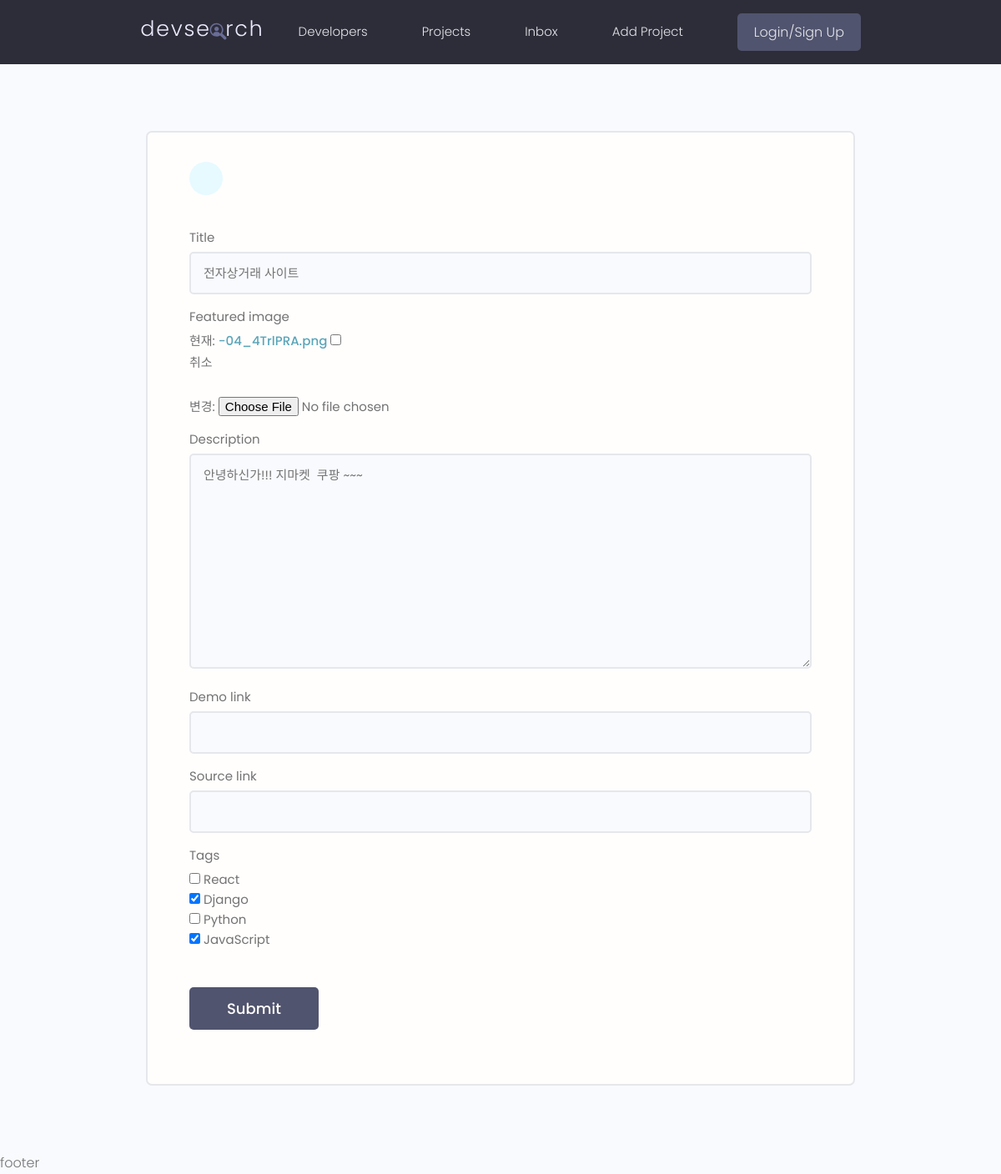
/project/update-project/b22bbb016c8c4c5a9ec9f9b7446e1da0/, run on an earlier commit of the app's database.
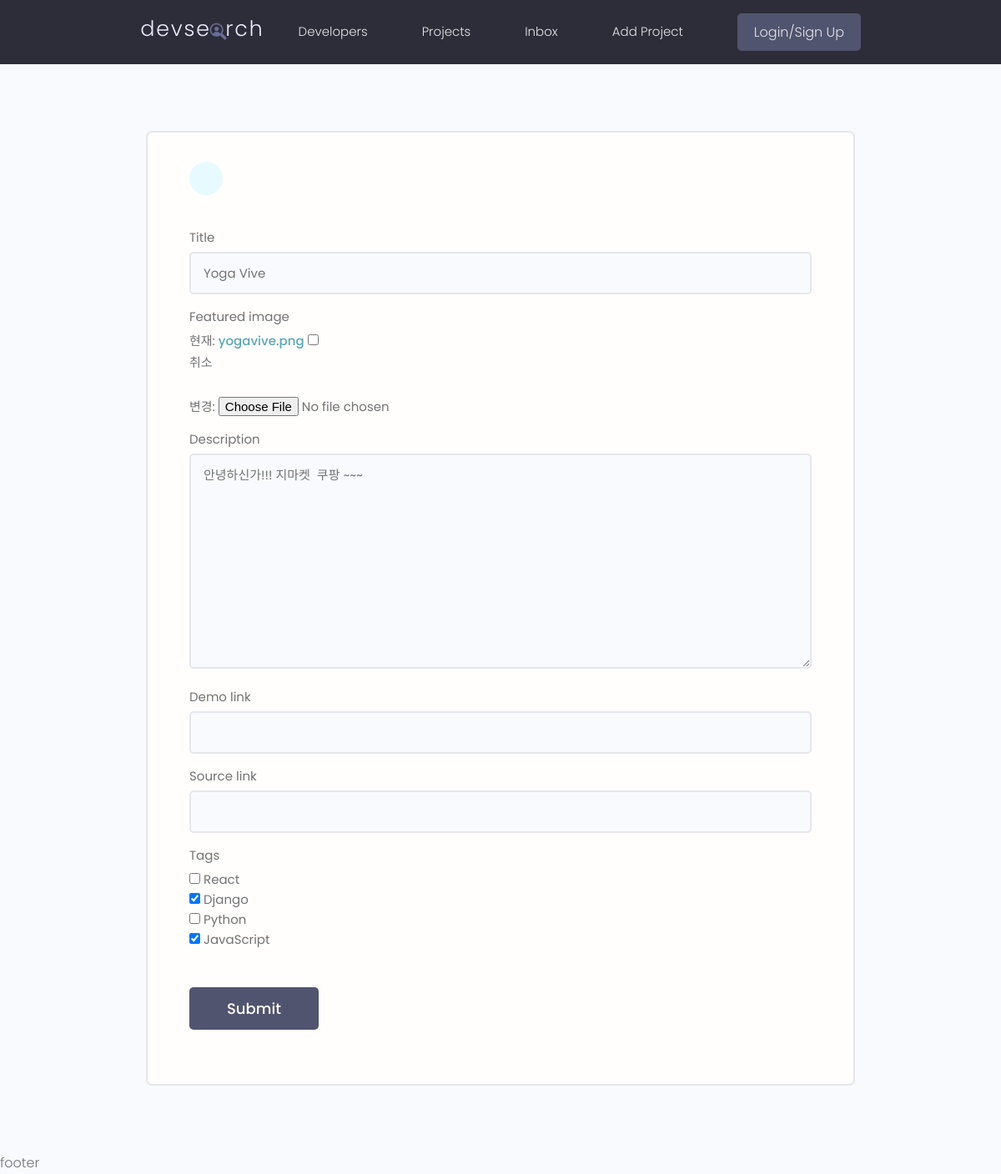
And on a later commit of the database.
### projects/models.py (models this page shows, shortened)
class Project(models.Model):
    owner = models.ForeignKey(Profile, null=True, blank=True, on_delete=models.SET_NULL)
    title = models.CharField(max_length=200)
    description = models.TextField(null=True, blank=True)
    featured_image = models.ImageField(null=True, blank=True, default="default.jpg")
    demo_link = models.CharField(max_length=2000, null=True, blank=True)
    source_link = models.CharField(max_length=2000, null=True, blank=True)
    tags = models.ManyToManyField('Tag', blank=True)
    vote_total = models.IntegerField(default=0, null=True, blank=True)
    vote_ratio = models.IntegerField(default=0, null=True, blank=True)
    created = models.DateTimeField(auto_now_add=True)
    id = models.UUIDField(default=uuid.uuid4, unique=True, primary_key=True, editable=False)

### projects/views.py (the view)
# urls.py: path('update-project/<str:pk>/', views.updateProject, name="update-project"),
def updateProject(req, pk):
    project = Project.objects.get(id=pk)
    form = ProjectForm(instance=project)
    if req.method == "POST":
        form = ProjectForm(req.POST, req.FILES, instance=project)
        if form.is_valid():
            form.save()
            return redirect('projects')
    context = {'form':form}
    return render(req, "projects/project_form.html", context)

### projects/forms.py
class ProjectForm(ModelForm):
    class Meta:
        model = Project
        fields = ['title', 'featured_image', 'description', 'demo_link', 'source_link', 'tags']
        widgets = {
            'tags': forms.CheckboxSelectMultiple(),
        }
    def __init__(self, *args, **kwargs):
        super(ProjectForm, self).__init__(*args, **kwargs)
        for name, field in self.fields.items():
            field.widget.attrs.update({'class': 'input'})

### projects/models.py (called while the page is built)
    def __str__(self):
        return self.name

### projects/templates/projects/project_form.html (shortened to what this page needs)
{% extends 'main.html' %}
{% block content %}
  <main class="formPage my-xl">
    <div class="content-box">
      <div class="formWrapper">
        <a class="backButton" href="#">
        </a>
        <br>
        <form class="form" method="POST" enctype="multipart/form-data">
          {% for field in form %}
            <div class="form__field">
              <label for="formInput#text">{{field.label}}
              </label>
              {{field}}
            </div>
          {% endfor %}
          <input class="btn btn--sub btn--lg  my-md" type="submit" value="Submit"/>
        </form>
      </div>
    </div>
  </main>
{% endblock %}

What changed in the data, as far as the page shows it:
changed Project "안녕하신가!!! 지마켓 쿠팡 ~~~": title "전자상거래 사이트" → "Yoga Vive"
Also different on the page:
text no longer shown: "현재: -04_4TrlPRA.png 취소 변경:"
text now shown: "현재: yogavive.png 취소 변경:"
